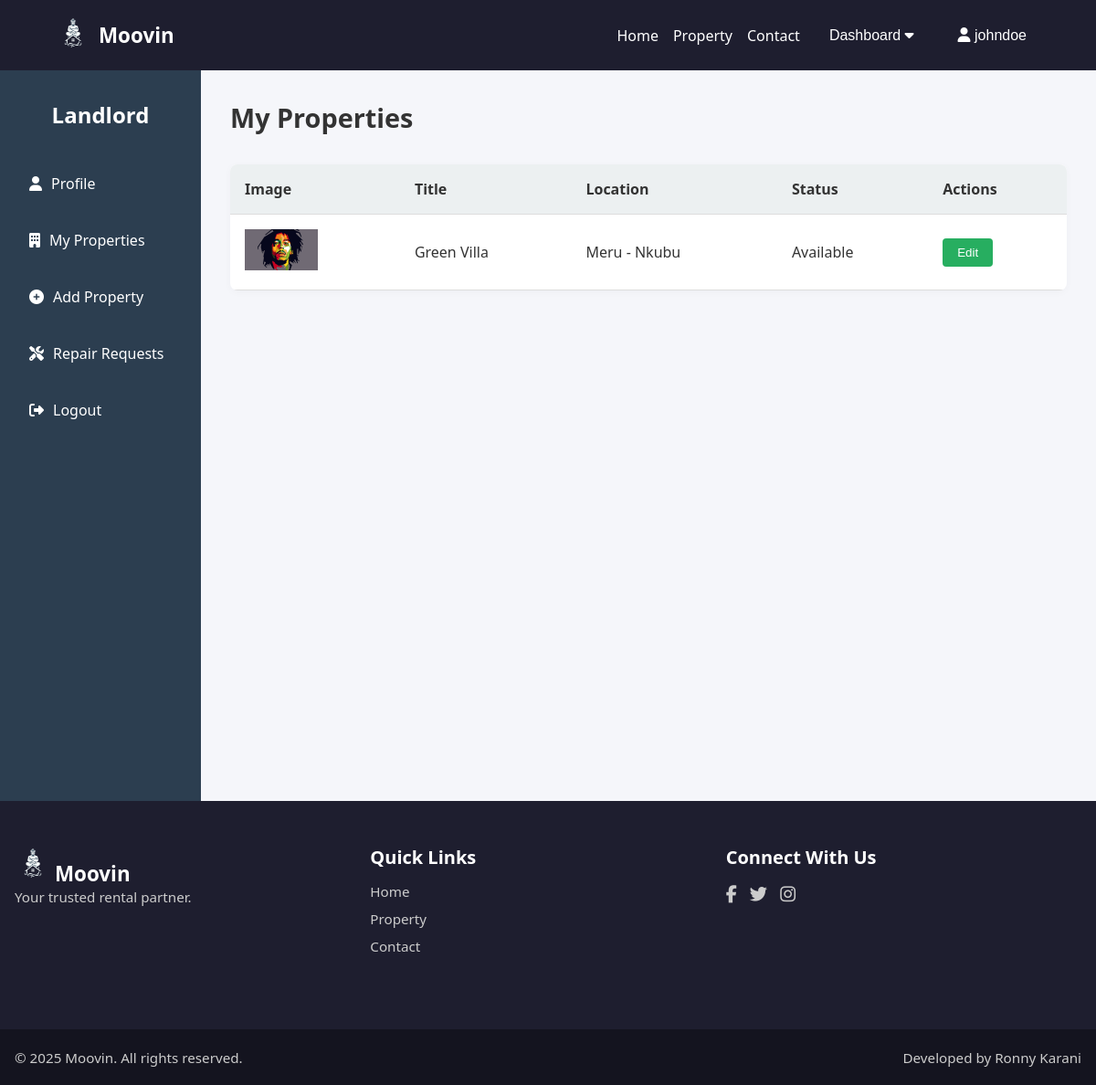
/landlord/properties/ (signed in), run on an earlier commit of the app's database.
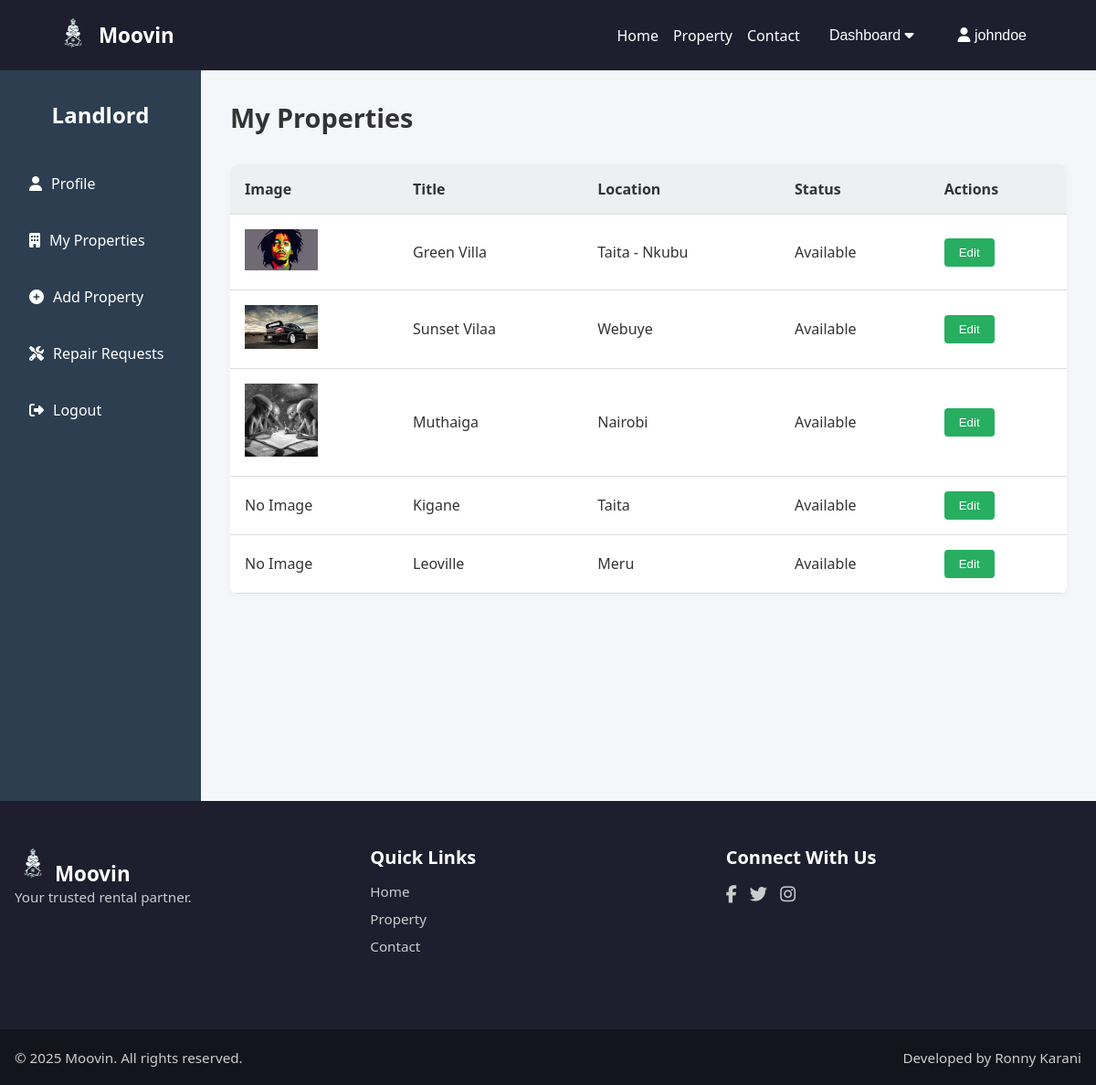
And on a later commit of the database.
### core/models.py (models this page shows, shortened)
class Property(models.Model):
    PROPERTY_TYPE_CHOICES = [
        ('Apartment', 'Apartment'),
        ('Bedsitter', 'Bedsitter'),
        ('Studio', 'Studio'),
        ('Maisonette', 'Maisonette'),
    ]
    landlord = models.ForeignKey(User, on_delete=models.CASCADE, null=True, blank=True, related_name='properties')
    tenant = models.ForeignKey(User, on_delete=models.SET_NULL, null=True, blank=True, related_name='rented_properties')
    title = models.CharField(max_length=255)
    description = models.TextField()
    property_type = models.CharField(max_length=50, choices=PROPERTY_TYPE_CHOICES, default='Apartment')  # 👈 Add this line
    price = models.DecimalField(max_digits=10, decimal_places=2)
    location = models.CharField(max_length=255)
    image = models.ImageField(upload_to='property_images/', null=True, blank=True)
    created_at = models.DateTimeField(auto_now_add=True)
    bedrooms = models.PositiveIntegerField(default=0)
    bathrooms = models.PositiveIntegerField(default=0)
    size = models.CharField(max_length=50, blank=True)  # e.g., "95 m²"
    status = models.CharField(max_length=50, default="Available")
    furnished = models.BooleanField(default=False)
    parking = models.CharField(max_length=50, default="Available")

### core/views.py (the view)
# urls.py: path('landlord/properties/', views.landlord_properties, name='landlord_properties'),
@login_required
def landlord_properties(request):
    landlord = request.user
    properties = Property.objects.filter(landlord=landlord)
    return render(request, 'pages/landlord_properties.html', {'properties': properties})

### templates/pages/landlord_properties.html
{% extends 'base.html' %}
{% load static %}
{% block content %}
<div class="dashboard">
  <aside class="sidebar">
    <h2>Landlord</h2>
    <nav>
      <ul>
        <li>
          <a href="{% url 'landlord' %}">
            <i class="fa-solid fas fa-user"></i> Profile
          </a>
      </li>
        <li>
  <a href="{% url 'landlord_properties' %}">
    <i class="fa-solid fa-building"></i> My Properties
  </a>
</li>
      <li><a href="{% url 'landlord_add_property' %}"><i class="fa-solid fa-plus-circle"></i> Add Property</a></li>
<li>
        <a href="{% url 'landlord_repair_requests' %}">
          <i class="fa-solid fa-tools"></i> Repair Requests
        </a>
      </li>
      <li><i class="fa-solid fa-sign-out-alt"></i> Logout</li>
      </ul>
    </nav>
  </aside>
  <main class="main-content">
    <header class="topbar">
      <h1>My Properties</h1>
    </header>
    <section class="data-section">
      <table>
        <thead>
          <tr>
            <th>Image</th>
            <th>Title</th>
            <th>Location</th>
            <th>Status</th>
            <th>Actions</th>
          </tr>
        </thead>
        <tbody>
          {% if properties %}
          {% for property in properties %}
            <tr>
  <td>
    {% if property.image %}
      <img src="{{ property.image.url }}" width="80" />
    {% else %}
      No Image
    {% endif %}
  </td>
  <td>{{ property.title }}</td>
  <td>{{ property.location }}</td>
  <td>{{ property.status }}</td>
<td>
  <a href="{% url 'edit_property' property.id %}">
    <button>Edit</button>
  </a>
</td></tr>
          {% endfor %}
        {% else %}
          <tr><td colspan="5">No properties yet.</td></tr>
        {% endif %}
      </tbody>
      </table>
    </section>
  </main>
</div>
{% endblock %}

### templates/base.html (shortened to what this page needs)
<!DOCTYPE html>
<html lang="en">
<head>
  {% load static %}
  {% load cache %}
  <link rel="stylesheet" href="{% static 'css/style.css' %}" />
  <link rel="stylesheet" href="https://cdnjs.cloudflare.com/ajax/libs/font-awesome/6.5.0/css/all.min.css" />
</head>
<body>
  {% include 'includes/navbar.html' %}
  {% block content %}
  {% endblock %}
  {% include 'includes/footer.html' %}
</body>
</html>

### templates/includes/navbar.html (shortened to what this page needs)
{% load static %}
<header class="navbar">
  <div class="nav-container">
    <div class="logo">
      <a href="{% url 'home' %}" class="logo-link">
        <img src="{% static 'images/logo1.png' %}" alt="Logo" class="site-logo">
      </a>
      <span class="logo-text">Moovin</span>
    </div>
    <nav class="nav-links" id="nav-links">
      <a href="{% url 'home' %}">Home</a>
      <a href="{% url 'property' %}">Property</a>
      <a href="{% url 'contact' %}">Contact</a>
      {% if user.is_authenticated %}
        <div class="dropdown">
          <button class="dropbtn">Dashboard <i class="fa fa-caret-down"></i></button>
        </div>
        <div class="dropdown">
          <button class="dropbtn">
            <i class="fas fa-user"></i> {{ user.username }}
          </button>
        </div>
  </div>
      {% endif %}
</header>

### templates/includes/footer.html
{% load static %}
<footer class="footer">
  <div class="footer-upper container">
    <div class="footer-logo">
      <div class="logo">
        <a href="{% url 'home' %}" class="logo-link">
          <img src="{% static 'images/logo1.png' %}" alt="Logo" class="site-logo">
              <span class="logo-text">Moovin</span>
        </a>
      </div>
      <p>Your trusted rental partner.</p>
    </div>
    <div class="footer-links">
      <h3>Quick Links</h3>
      <ul>
        <li><a href="{% url 'home' %}">Home</a></li>
        <li><a href="">Property</a></li>
        <li><a href="#">Contact</a></li>
      </ul>
    </div>
    <div class="footer-socials">
      <h3>Connect With Us</h3>
      <div class="social-icons">
        <a href="#"><i class="fab fa-facebook-f"></i></a>
        <a href="#"><i class="fab fa-twitter"></i></a>
        <a href="#"><i class="fab fa-instagram"></i></a>
      </div>
    </div>
  </div>
  <div class="footer-lower">
    <p>&copy; 2025 Moovin. All rights reserved.</p>
    <p>Developed by Ronny Karani</p>
  </div>
</footer>

### static/css/style.css (style rules this page uses)
* { margin: 0; padding: 0; box-sizing: border-box; }
body, html { font-family: 'Segoe UI', sans-serif; }
.nav-container { width: 90%; max-width: 1200px; margin: auto; display: flex; justify-content: space-between; align-items: center; }
.container { max-width: 1200px; margin: 0 auto; padding: 0 1rem; box-sizing: border-box; }
.navbar { background-color: #1e1e2f; color: white; position: sticky; top: 0; width: 100%; z-index: 1000; padding: 1rem 0; }
.logo { display: flex; align-items: center; gap: 0.5rem; }
.site-logo { height: 40px; }
.logo-text { font-size: 1.4rem; font-weight: bold; color: #ffffff; }
.logo-link { display: inline-block; }
.nav-links { display: flex; align-items: center; gap: 1rem; }
.nav-links a, .dropbtn { color: white; background: none; border: none; font-size: 1rem; text-decoration: none; cursor: pointer; position: relative; }
.dropdown { position: relative; display: inline-block; }
body { font-family: 'Segoe UI', sans-serif; background-color: #f5f6fa; color: #333; }
.dashboard { display: flex; min-height: 100vh; }
.sidebar { width: 220px; background-color: #2c3e50; color: white; padding: 2rem 1rem; position: sticky; top: 0; height: 100vh; }
.sidebar h2 { text-align: center; margin-bottom: 2rem; }
.sidebar nav ul { list-style: none; }
.sidebar nav ul li { padding: 1rem; margin: 0.5rem 0; cursor: pointer; border-radius: 5px; display: flex; align-items: center; gap: 10px; transition: background 0.3s ease; }
.main-content { flex: 1; padding: 2rem; overflow-x: auto; }
.topbar { display: flex; justify-content: space-between; align-items: center; margin-bottom: 2rem; }
.topbar h1 { font-size: 1.8rem; }
.data-section { margin-bottom: 3rem; }
table { width: 100%; border-collapse: collapse; background-color: white; border-radius: 8px; overflow: hidden; box-shadow: 0 2px 8px rgba(0, 0, 0, 0.03); }
thead { background-color: #ecf0f1; }
th, td { padding: 1rem; text-align: left; border-bottom: 1px solid #ddd; }
button { padding: 0.5rem 1rem; background-color: #27ae60; color: white; border: none; border-radius: 4px; cursor: pointer; }
.sidebar nav ul li a { color: inherit; text-decoration: none; display: flex; align-items: center; gap: 10px; }
.footer { background-color: #1e1e2f; color: white; width: 100%; }
.footer-upper { display: flex; justify-content: space-between; align-items: flex-start; padding: 3rem 1rem; flex-wrap: wrap; }
.footer-logo, .footer-links, .footer-socials { flex: 1 1 250px; margin-bottom: 1.5rem; }
.footer h2, .footer h3 { margin-bottom: 0.8rem; font-size: 1.25rem; }
.footer p, .footer a { font-size: 0.95rem; color: #ccc; }
.footer a { text-decoration: none; }
.footer-links ul { list-style: none; padding: 0; }
.footer-links li { margin-bottom: 0.5rem; }
.social-icons a { color: #ccc; font-size: 1.2rem; margin-right: 10px; transition: color 0.3s ease; }
.footer-lower { background-color: #14141f; display: flex; justify-content: space-between; align-items: center; padding: 1rem 1rem; font-size: 0.85rem; flex-wrap: wrap; }
.footer-lower p { margin: 0.3rem 0; }

What changed in the data, as far as the page shows it:
changed Property "Green Villa": location "Meru - Nkubu" → "Taita - Nkubu"
added Property: image (picture), title "Sunset Vilaa", location "Webuye", status "Available"
added Property: image (picture), title "Muthaiga", location "Nairobi", status "Available"
added Property: image "No Image", title "Kigane", location "Taita", status "Available"
added Property: image "No Image", title "Leoville", location "Meru", status "Available"
